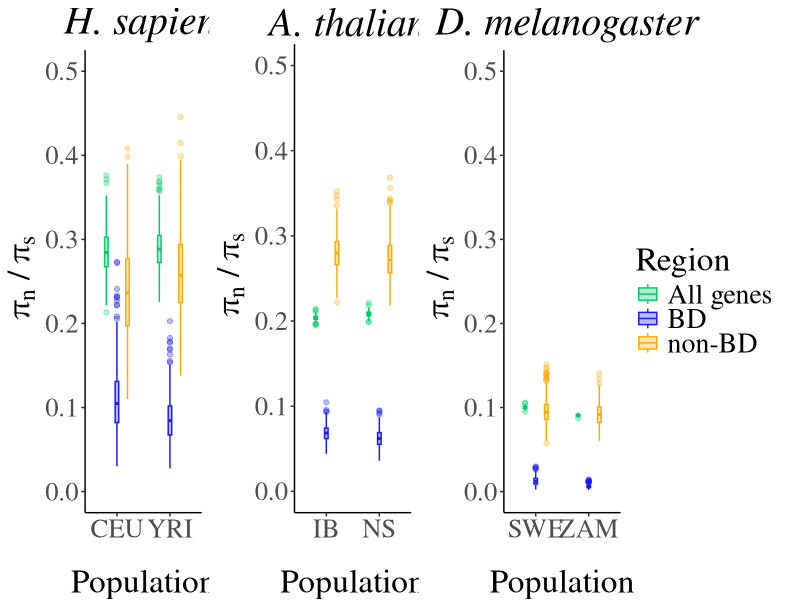
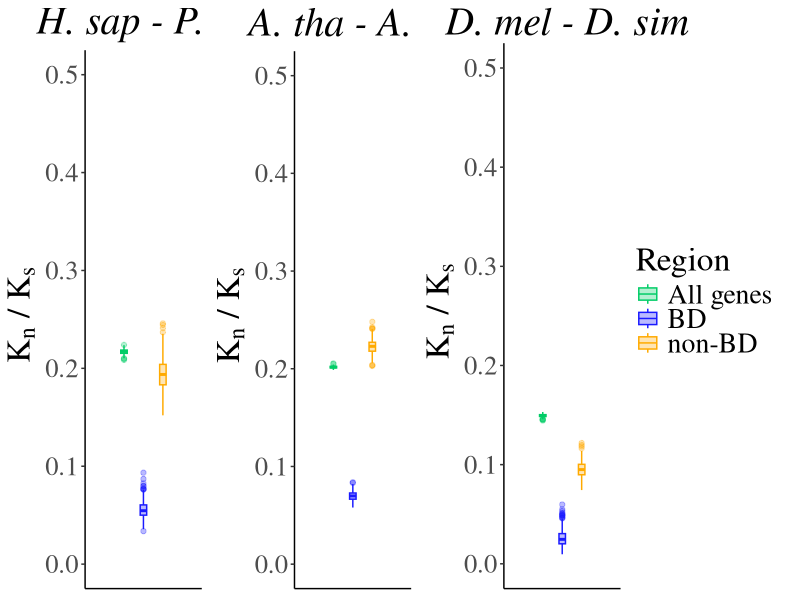
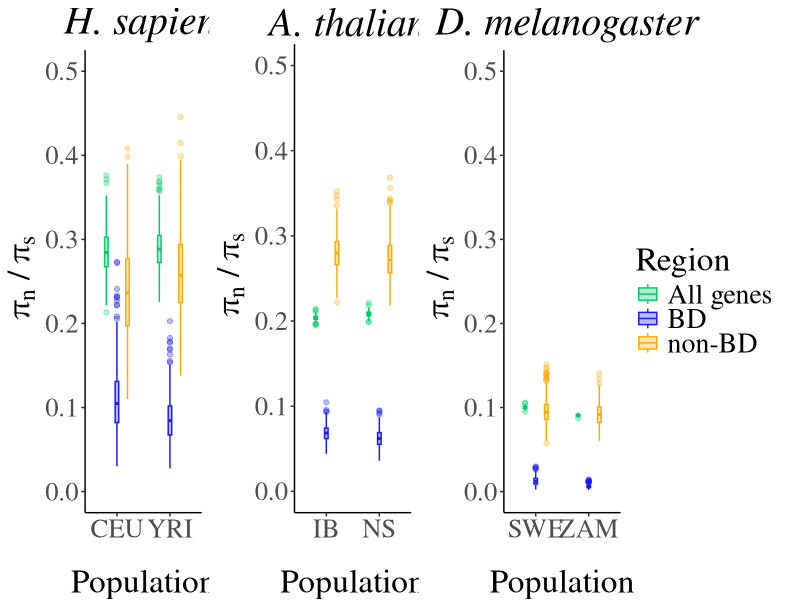
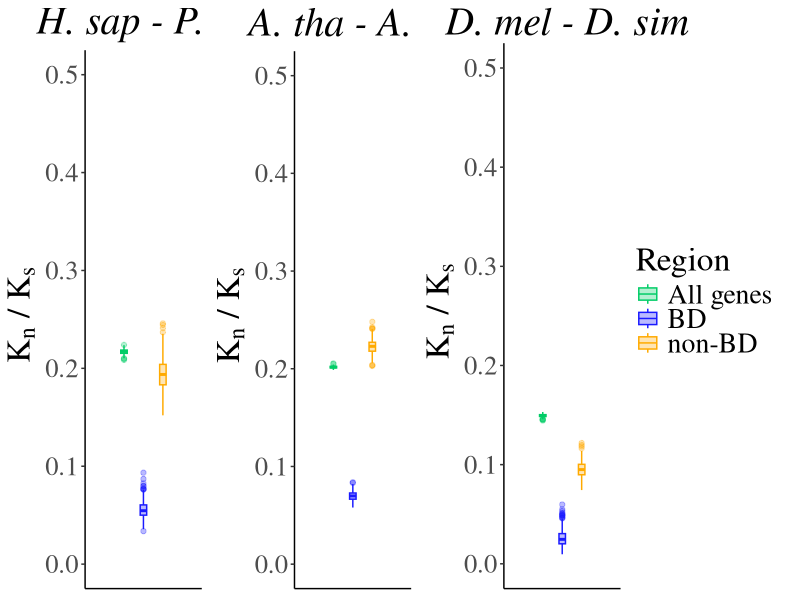

These charts were generated, in order, by the following R code: (Note: this script raises an error after producing the figures.)
#this script will construct CI around the estimates of pin_pis and Kn_Ks using bootstrapping
#we will use sample() function in R which will sample for 'x' number of times from the already exisiting observations

#for bootstrapping we will write a function which will do the following:
# 1. take as input - the REGION-specific pi_n and pi_s
# 2. using this input - perform 500 bootstrapping cycles (replace = TRUE), and for every cycle obtain a mean of the pi_n and pi_s
# 3. get n bootstrapped pi_n/pi_s by taking the ratio of the pi_n and pi_s - where 'n' is the number of observations
# 4. return the 500 values

#importing relevant packages
library(ggplot2)
library(ggpubr)
library(cowplot)
library(tidyverse)

#### run this part only once to produce the bootstraps ####

# #writing the function which will perform the bootstrapping for pin_pis
# bootstrap_pinpis = function(pi_n, pi_s){
#   
#   #declaring an empty dataframe to store the bootstrapped values
#   bs_pinpis = data.frame()
#   
#   #using a for loop to perform bootstrapping 500 times
#   for(counter in seq(0,499, by = 1)){
#     
#     #obtaining a mean of every bootstrap for pin and pis
#     pin = mean(sample(x = pi_n, size = length(pi_n), replace = TRUE))
#     pis = mean(sample(x = pi_s, size = length(pi_s), replace = TRUE))
#     
#     #writing to a table
#     df = data.frame(pin = pin, pis = pis, pin_pis = pin/pis)
#     
#     #merging the means
#     bs_pinpis = rbind(bs_pinpis, df)
#     
#   }
#   
#   #returning
#   return(bs_pinpis[,"pin_pis"])
#   
# }
# 
# #writing the function which will perform the bootstrapping for Kn_Ks
# bootstrap_knks = function(k_n, k_s){
#   
#   #declaring an empty dataframe to store the bootstrapped values
#   bs_knks = data.frame()
#   
#   #using a for loop to perform bootstrapping 500 times
#   for(counter in seq(0,499, by = 1)){
#     
#     #obtaining a mean of every bootstrap for pin and pis
#     kn = mean(sample(x = k_n, size = length(k_n), replace = TRUE))
#     ks = mean(sample(x = k_s, size = length(k_s), replace = TRUE))
#     
#     #writing to a table
#     df = data.frame(kn = kn, ks = ks, kn_ks = kn/ks)
#     
#     #merging the means
#     bs_knks = rbind(bs_knks, df)
#     
#   }
#   
#   #returning
#   return(bs_knks[,"kn_ks"])
#   
# }
# 
# 
# ##### Section 1 - importing the outputs from Alag and post-processing #####
# 
# #### !! 1. H. sapiens !!
# 
# #### pop YRI ##### 
# 
# ### Part 1  - listing output files for both regions
# domain_stats_files_yri = list.files(path = "/netscratch/dep_tsiantis/grp_laurent/joshi/TFBD_project_new/TFBD/hsap/YRI/", pattern = "poly_div_dnabd_nondnabd_batch_*", full.names = TRUE)
# cds_stats_files_yri = list.files(path = "/netscratch/dep_tsiantis/grp_laurent/joshi/TFBD_project_new/wga_rerun/wga_hsap_YRI/", pattern = "poly_div_gene_stats_*", full.names = TRUE)
# 
# ### Part 2 - aggregating all batch files
# ##domain - YRI
# poly_div_stats_domain_yri = lapply(domain_stats_files_yri, function(x){read.delim(x, sep = "\t")})
# poly_div_stats_domain_yri = do.call(rbind, poly_div_stats_domain_yri)
# poly_div_stats_domain_yri = unique(poly_div_stats_domain_yri) ## -- taking unique due to the nature of DNABD naming file - scope for improvement
# 
# ##WGA - YRI
# poly_div_stats_yri = lapply(cds_stats_files_yri, function(x){read.delim(x, sep = "\t")})
# poly_div_stats_yri = do.call(rbind, poly_div_stats_yri)
# poly_div_stats_yri = unique(poly_div_stats_yri) ## -- taking unique due to the nature of DNABD naming file - scope for improvement
# 
# #### pop CEU ####
# 
# ### Part 1 - listing output files for both regions
# cds_stats_files_ceu = list.files(path = "/netscratch/dep_tsiantis/grp_laurent/joshi/TFBD_project_new/wga_rerun/wga_hsap_CEU/", pattern = "poly_div_gene_stats_*", full.names = TRUE)
# domain_stats_files_ceu = list.files(path = "/netscratch/dep_tsiantis/grp_laurent/joshi/TFBD_project_new/TFBD/hsap/CEU/", pattern = "poly_div_dnabd_nondnabd_batch_*", full.names = TRUE)
# 
# ### Part 2 - aggregating all batch files
# ## domain - CEU
# poly_div_stats_domain_ceu = lapply(domain_stats_files_ceu, function(x){read.delim(x, sep = "\t")})
# poly_div_stats_domain_ceu = do.call(rbind, poly_div_stats_domain_ceu)
# poly_div_stats_domain_ceu = unique(poly_div_stats_domain_ceu) ## -- taking unique due to the nature of DNABD naming file - scope for improvement
# 
# ##WGA - CEU
# poly_div_stats_ceu = lapply(cds_stats_files_ceu, function(x){read.delim(x, sep = "\t")})
# poly_div_stats_ceu = do.call(rbind, poly_div_stats_ceu)
# poly_div_stats_ceu = unique(poly_div_stats_ceu) ## -- taking unique due to the nature of DNABD naming file - scope for improvement
# 
# #### pop CHS ####
# 
# ### Part 1 - listing output files for both regions
# cds_stats_files_chs = list.files(path = "/netscratch/dep_tsiantis/grp_laurent/joshi/TFBD_project_new/wga_rerun/wga_hsap_CHS/", pattern = "poly_div_gene_stats_*", full.names = TRUE)
# domain_stats_files_chs = list.files(path = "/netscratch/dep_tsiantis/grp_laurent/joshi/TFBD_project_new/TFBD/hsap/CHS/", pattern = "poly_div_dnabd_nondnabd_batch_*", full.names = TRUE)
# 
# ### Part 2 - aggregating all batch files
# ## domain - CHS
# poly_div_stats_domain_chs = lapply(domain_stats_files_chs, function(x){read.delim(x, sep = "\t")})
# poly_div_stats_domain_chs = do.call(rbind, poly_div_stats_domain_chs)
# poly_div_stats_domain_chs = unique(poly_div_stats_domain_chs) ## -- taking unique due to the nature of DNABD naming file - scope for improvement
# 
# ##WGA - CHS
# poly_div_stats_chs = lapply(cds_stats_files_chs, function(x){read.delim(x, sep = "\t")})
# poly_div_stats_chs = do.call(rbind, poly_div_stats_chs)
# poly_div_stats_chs = unique(poly_div_stats_chs) ## -- taking unique due to the nature of DNABD naming file - scope for improveme
# 
# #cleaning up  
# rm(domain_stats_files_ceu, domain_stats_files_chs, domain_stats_files_yri, cds_stats_files_ceu, cds_stats_files_chs, cds_stats_files_yri)
# 
# #### !! 2. A. thaliana !! 
# 
# #### pop IB ##### 
# 
# ### Part 1  - listing output files for both regions
# domain_stats_files_ib = list.files(path = "/netscratch/dep_tsiantis/grp_laurent/joshi/TFBD_project_new/TFBD/aratha/IB/", pattern = "poly_div_dnabd_nondnabd_batch_*", full.names = TRUE)
# cds_stats_files_ib = list.files(path = "/netscratch/dep_tsiantis/grp_laurent/joshi/TFBD_project_new/wga_rerun/wga_aratha_IB/", pattern = "poly_div_gene_stats_*", full.names = TRUE)
# 
# ### Part 2 - aggregating all batch files
# ##domain - IB
# poly_div_stats_domain_ib = lapply(domain_stats_files_ib, function(x){read.delim(x, sep = "\t")})
# poly_div_stats_domain_ib = do.call(rbind, poly_div_stats_domain_ib)
# poly_div_stats_domain_ib = unique(poly_div_stats_domain_ib) ## -- taking unique due to the nature of DNABD naming file - scope for improvement
# 
# #cds - IB
# poly_div_stats_ib = lapply(cds_stats_files_ib, function(x){read.delim(x, sep = "\t")})
# poly_div_stats_ib = do.call(rbind, poly_div_stats_ib)
# poly_div_stats_ib = unique(poly_div_stats_ib) ## -- taking unique due to the nature of DNABD naming file - scope for improvement
# 
# #### pop NS ####
# 
# ### Part 1 - listing output files for both regions
# domain_stats_files_ns = list.files(path = "/netscratch/dep_tsiantis/grp_laurent/joshi/TFBD_project_new/TFBD/aratha/NS/", pattern = "poly_div_dnabd_nondnabd_batch_*", full.names = TRUE)
# cds_stats_files_ns = list.files(path = "/netscratch/dep_tsiantis/grp_laurent/joshi/TFBD_project_new/wga_rerun/wga_aratha_NS/", pattern = "poly_div_gene_stats_*", full.names = TRUE)
# 
# ### Part 2 - aggregating all batch files
# ## domain - NS
# poly_div_stats_domain_ns = lapply(domain_stats_files_ns, function(x){read.delim(x, sep = "\t")})
# poly_div_stats_domain_ns = do.call(rbind, poly_div_stats_domain_ns)
# poly_div_stats_domain_ns = unique(poly_div_stats_domain_ns) ## -- taking unique due to the nature of DNABD naming file - scope for improvement
# 
# #cds - NS
# poly_div_stats_ns = lapply(cds_stats_files_ns, function(x){read.delim(x, sep = "\t")})
# poly_div_stats_ns = do.call(rbind, poly_div_stats_ns)
# poly_div_stats_ns = unique(poly_div_stats_ns) ## -- taking unique due to the nature of DNABD naming file - scope for improvement
# 
# #### pop CA ####
# 
# ### Part 1 - listing output files for both regions
# domain_stats_files_ca = list.files(path = "/netscratch/dep_tsiantis/grp_laurent/joshi/TFBD_project_new/TFBD/aratha/CA/", pattern = "poly_div_dnabd_nondnabd_batch_*", full.names = TRUE)
# cds_stats_files_ca = list.files(path = "/netscratch/dep_tsiantis/grp_laurent/joshi/TFBD_project_new/wga_rerun/wga_aratha_CA/", pattern = "poly_div_gene_stats_*", full.names = TRUE)
# 
# ### Part 2 - aggregating all batch files
# ## domain - CA
# poly_div_stats_domain_ca = lapply(domain_stats_files_ca, function(x){read.delim(x, sep = "\t")})
# poly_div_stats_domain_ca = do.call(rbind, poly_div_stats_domain_ca)
# poly_div_stats_domain_ca = unique(poly_div_stats_domain_ca) ## -- taking unique due to the nature of DNABD naming file - scope for improvement
# 
# #cds - CA
# poly_div_stats_ca = lapply(cds_stats_files_ca, function(x){read.delim(x, sep = "\t")})
# poly_div_stats_ca = do.call(rbind, poly_div_stats_ca)
# poly_div_stats_ca = unique(poly_div_stats_ca) ## -- taking unique due to the nature of DNABD naming file - scope for improvement
# 
# #cleaning up
# rm(cds_stats_files_ib, cds_stats_files_ca, cds_stats_files_ns, domain_stats_files_ca, domain_stats_files_ns, domain_stats_files_ib)
# 
# 
# #### !! 3. D. melanogaster !!
# 
# #### pop ZAM ##### 
# 
# ### Part 1  - listing output files for both regions
# domain_stats_files_zam = list.files(path = "/netscratch/dep_tsiantis/grp_laurent/joshi/TFBD_project_new/TFBD/dmel/ZAM/", pattern = "poly_div_dnabd_nondnabd_batch_*", full.names = TRUE)
# cds_stats_files_zam = list.files(path = "/netscratch/dep_tsiantis/grp_laurent/joshi/TFBD_project_new/wga_rerun/wga_dmel_ZAM/", pattern = "poly_div_gene_*", full.names = TRUE)
# 
# ### Part 2 - aggregating all batch files
# ##domain - ZAM
# poly_div_stats_domain_zam = lapply(domain_stats_files_zam, function(x){read.delim(x, sep = "\t")})
# poly_div_stats_domain_zam = do.call(rbind, poly_div_stats_domain_zam)
# poly_div_stats_domain_zam = unique(poly_div_stats_domain_zam) ## -- taking unique due to the nature of DNABD naming file - scope for improvement
# 
# ##WGA - ZAM
# poly_div_stats_zam = lapply(cds_stats_files_zam, function(x){read.delim(x, sep = "\t")})
# poly_div_stats_zam = do.call(rbind, poly_div_stats_zam)
# poly_div_stats_zam = unique(poly_div_stats_zam) ## -- taking unique due to the nature of DNABD naming file - scope for improvement
# 
# #### pop SWE ####
# 
# ### Part 1 - listing output files for both regions
# domain_stats_files_swe = list.files(path = "/netscratch/dep_tsiantis/grp_laurent/joshi/TFBD_project_new/TFBD/dmel/SWE/", pattern = "poly_div_dnabd_nondnabd_batch_*", full.names = TRUE)
# cds_stats_files_swe = list.files(path = "/netscratch/dep_tsiantis/grp_laurent/joshi/TFBD_project_new/wga_rerun/wga_dmel_SWE/", pattern = "poly_div_gene_*", full.names = TRUE)
# 
# ### Part 2 - aggregating all batch files
# ## domain - NS
# poly_div_stats_domain_swe = lapply(domain_stats_files_swe, function(x){read.delim(x, sep = "\t")})
# poly_div_stats_domain_swe = do.call(rbind, poly_div_stats_domain_swe)
# poly_div_stats_domain_swe = unique(poly_div_stats_domain_swe) ## -- taking unique due to the nature of DNABD naming file - scope for improvement
# 
# ##WGA - SWE
# poly_div_stats_swe = lapply(cds_stats_files_swe, function(x){read.delim(x, sep = "\t")})
# poly_div_stats_swe = do.call(rbind, poly_div_stats_swe)
# poly_div_stats_swe = unique(poly_div_stats_swe) ## -- taking unique due to the nature of DNABD naming file - scope for improvement
# 
# #cleaning up
# rm(cds_stats_files_swe, cds_stats_files_zam, domain_stats_files_swe, domain_stats_files_zam)

# ##### Section 2 - calculating BS intervals and plotting #####
# 
# ###### pin_pis ######
# 
# ## 1. H. sapiens
# 
# ##pop - YRI
# yri_cds_pinpis = data.frame(pin_pis = bootstrap_pinpis(pi_n = poly_div_stats_yri$pi_nonsyn, pi_s = poly_div_stats_yri$pi_syn), region = "WGS", pop = "YRI", species = "H. sapiens")
# yri_dnabd_pinpis = data.frame(pin_pis = bootstrap_pinpis(pi_n = poly_div_stats_domain_yri$pi_nonsyn_dnabd, pi_s = poly_div_stats_domain_yri$pi_syn_dnabd), region = "DNABD", pop = "YRI", species = "H. sapiens")
# yri_nondnabd_pinpis = data.frame(pin_pis = bootstrap_pinpis(pi_n = poly_div_stats_domain_yri$pi_nonsyn_nondnabd, pi_s = poly_div_stats_domain_yri$pi_syn_nondnabd), region = "non-DNABD", pop = "YRI", species = "H. sapiens")
# 
# ##pop - CEU
# ceu_cds_pinpis = data.frame(pin_pis = bootstrap_pinpis(pi_n = poly_div_stats_ceu$pi_nonsyn, pi_s = poly_div_stats_ceu$pi_syn), region = "WGS", pop = "CEU", species = "H. sapiens")
# ceu_dnabd_pinpis = data.frame(pin_pis = bootstrap_pinpis(pi_n = poly_div_stats_domain_ceu$pi_nonsyn_dnabd, pi_s = poly_div_stats_domain_ceu$pi_syn_dnabd), region = "DNABD", pop = "CEU", species = "H. sapiens")
# ceu_nondnabd_pinpis = data.frame(pin_pis = bootstrap_pinpis(pi_n = poly_div_stats_domain_ceu$pi_nonsyn_nondnabd, pi_s = poly_div_stats_domain_ceu$pi_syn_nondnabd), region = "non-DNABD", pop = "CEU", species = "H. sapiens")
# 
# ##pop - CHS
# chs_cds_pinpis = data.frame(pin_pis = bootstrap_pinpis(pi_n = poly_div_stats_chs$pi_nonsyn, pi_s = poly_div_stats_chs$pi_syn), region = "WGS", pop = "CHS", species = "H. sapiens")
# chs_dnabd_pinpis = data.frame(pin_pis = bootstrap_pinpis(pi_n = poly_div_stats_domain_chs$pi_nonsyn_dnabd, pi_s = poly_div_stats_domain_chs$pi_syn_dnabd), region = "DNABD", pop = "CHS", species = "H. sapiens")
# chs_nondnabd_pinpis = data.frame(pin_pis = bootstrap_pinpis(pi_n = poly_div_stats_domain_chs$pi_nonsyn_nondnabd, pi_s = poly_div_stats_domain_chs$pi_syn_nondnabd), region = "non-DNABD", pop = "CHS", species = "H. sapiens")
# 
# 
# ## 2. A. thaliana
# 
# ##pop - IB
# ib_cds_pinpis = data.frame(pin_pis = bootstrap_pinpis(pi_n = poly_div_stats_ib$pi_nonsyn, pi_s = poly_div_stats_ib$pi_syn), region = "WGS", pop = "IB", species = "A. thaliana")
# ib_dnabd_pinpis = data.frame(pin_pis = bootstrap_pinpis(pi_n = poly_div_stats_domain_ib$pi_nonsyn_dnabd, pi_s = poly_div_stats_domain_ib$pi_syn_dnabd), region = "DNABD", pop = "IB", species = "A. thaliana")
# ib_nondnabd_pinpis = data.frame(pin_pis = bootstrap_pinpis(pi_n = poly_div_stats_domain_ib$pi_nonsyn_nondnabd, pi_s = poly_div_stats_domain_ib$pi_syn_nondnabd), region = "non-DNABD", pop = "IB", species = "A. thaliana")
# 
# ##pop - NS
# ns_cds_pinpis = data.frame(pin_pis = bootstrap_pinpis(pi_n = poly_div_stats_ns$pi_nonsyn, pi_s = poly_div_stats_ns$pi_syn), region = "WGS", pop = "NS", species = "A. thaliana")
# ns_dnabd_pinpis = data.frame(pin_pis = bootstrap_pinpis(pi_n = poly_div_stats_domain_ns$pi_nonsyn_dnabd, pi_s = poly_div_stats_domain_ns$pi_syn_dnabd), region = "DNABD", pop = "NS", species = "A. thaliana")
# ns_nondnabd_pinpis = data.frame(pin_pis = bootstrap_pinpis(pi_n = poly_div_stats_domain_ns$pi_nonsyn_nondnabd, pi_s = poly_div_stats_domain_ns$pi_syn_nondnabd), region = "non-DNABD", pop = "NS", species = "A. thaliana")
# 
# ##pop - CA
# ca_cds_pinpis = data.frame(pin_pis = bootstrap_pinpis(pi_n = poly_div_stats_ca$pi_nonsyn, pi_s = poly_div_stats_ca$pi_syn), region = "WGS", pop = "CA", species = "A. thaliana")
# ca_dnabd_pinpis = data.frame(pin_pis = bootstrap_pinpis(pi_n = poly_div_stats_domain_ca$pi_nonsyn_dnabd, pi_s = poly_div_stats_domain_ca$pi_syn_dnabd), region = "DNABD", pop = "CA", species = "A. thaliana")
# ca_nondnabd_pinpis = data.frame(pin_pis = bootstrap_pinpis(pi_n = poly_div_stats_domain_ca$pi_nonsyn_nondnabd, pi_s = poly_div_stats_domain_ca$pi_syn_nondnabd), region = "non-DNABD", pop = "CA", species = "A. thaliana")
# 
# 
# ## 3. D. melanogaster
# 
# ##pop - ZAM
# zam_cds_pinpis = data.frame(pin_pis = bootstrap_pinpis(pi_n = poly_div_stats_zam$pi_nonsyn, pi_s = poly_div_stats_zam$pi_syn), region = "WGS", pop = "ZAM", species = "D. melanogaster")
# zam_dnabd_pinpis = data.frame(pin_pis = bootstrap_pinpis(pi_n = poly_div_stats_domain_zam$pi_nonsyn_dnabd, pi_s = poly_div_stats_domain_zam$pi_syn_dnabd), region = "DNABD", pop = "ZAM", species = "D. melanogaster")
# zam_nondnabd_pinpis = data.frame(pin_pis = bootstrap_pinpis(pi_n = poly_div_stats_domain_zam$pi_nonsyn_nondnabd, pi_s = poly_div_stats_domain_zam$pi_syn_nondnabd), region = "non-DNABD", pop = "ZAM", species = "D. melanogaster")
# 
# ##pop - SWE
# swe_cds_pinpis = data.frame(pin_pis = bootstrap_pinpis(pi_n = poly_div_stats_swe$pi_nonsyn, pi_s = poly_div_stats_swe$pi_syn), region = "WGS", pop = "SWE", species = "D. melanogaster")
# swe_dnabd_pinpis = data.frame(pin_pis = bootstrap_pinpis(pi_n = poly_div_stats_domain_swe$pi_nonsyn_dnabd, pi_s = poly_div_stats_domain_swe$pi_syn_dnabd), region = "DNABD", pop = "SWE", species = "D. melanogaster")
# swe_nondnabd_pinpis = data.frame(pin_pis = bootstrap_pinpis(pi_n = poly_div_stats_domain_swe$pi_nonsyn_nondnabd, pi_s = poly_div_stats_domain_swe$pi_syn_nondnabd), region = "non-DNABD", pop = "SWE", species = "D. melanogaster")
# 
# 
# ### !! merging all stats together
# pin_pis_stats = rbind(yri_cds_pinpis, yri_dnabd_pinpis, yri_nondnabd_pinpis, ceu_cds_pinpis, ceu_dnabd_pinpis, ceu_nondnabd_pinpis, chs_cds_pinpis, chs_dnabd_pinpis, chs_nondnabd_pinpis,
#                       ib_cds_pinpis, ib_dnabd_pinpis, ib_nondnabd_pinpis, ns_cds_pinpis, ns_dnabd_pinpis, ns_nondnabd_pinpis, ca_cds_pinpis, ca_dnabd_pinpis, ca_nondnabd_pinpis, 
#                       zam_cds_pinpis, zam_dnabd_pinpis, zam_nondnabd_pinpis, swe_cds_pinpis, swe_dnabd_pinpis, swe_nondnabd_pinpis)
# 
# 
# #preparing to plot
# hsap = ggplot(data = pin_pis_stats[pin_pis_stats$species == "H. sapiens",], aes(x = pop, y = pin_pis, col = region, fill = region)) +
#   geom_boxplot(width = 0.2, show.legend = TRUE, alpha = 0.3, position = position_dodge(width = 0.6)) + ggtitle(expression(~italic("H. sapiens"))) + scale_y_continuous(breaks = seq(0,0.4,by=0.05), limits = c(0,0.4))+
#   xlab("Population") + ylab(bquote(~"\u03C0"[n]~"/"~"\u03C0"[s]))+ scale_colour_manual("Regions", values = c("DNABD" = "#1a1aff", "non-DNABD" = "#ffaa00", "WGS" = "#00cc66"))+
#   scale_fill_manual("Regions", values = c("DNABD" = "#1a1aff", "non-DNABD" = "#ffaa00", "WGS" = "#00cc66"))+
#   theme_bw()+theme(plot.title = element_text(hjust = 0.5), text = element_text(family = "times", size = 12))
# 
# aratha = ggplot(data = pin_pis_stats[pin_pis_stats$species == "A. thaliana",], aes(x = pop, y = pin_pis, col = region, fill = region)) +
#   geom_boxplot(width = 0.2, show.legend = TRUE, alpha = 0.3, position = position_dodge(width = 0.6)) + ggtitle(expression(~italic("A. thaliana"))) + scale_y_continuous(breaks = seq(0,0.4,by=0.05), limits = c(0,0.4))+
#   xlab("Population") + ylab(bquote(~"\u03C0"[n]~"/"~"\u03C0"[s]))+ scale_colour_manual("Regions", values = c("DNABD" = "#1a1aff", "non-DNABD" = "#ffaa00", "WGS" = "#00cc66"))+
#   scale_fill_manual("Regions", values = c("DNABD" = "#1a1aff", "non-DNABD" = "#ffaa00", "WGS" = "#00cc66"))+
#   theme_bw()+theme(plot.title = element_text(hjust = 0.5), text = element_text(family = "times", size = 12))
# 
# dmel = ggplot(data = pin_pis_stats[pin_pis_stats$species == "D. melanogaster",], aes(x = pop, y = pin_pis, col = region, fill = region)) +
#   geom_boxplot(width = 0.2, show.legend = TRUE, alpha = 0.3, position = position_dodge(width = 0.6)) + ggtitle(expression(~italic("D. melanogaster"))) + scale_y_continuous(breaks = seq(0,0.4,by=0.05), limits = c(0,0.4))+
#   xlab("Population") + ylab(bquote(~"\u03C0"[n]~"/"~"\u03C0"[s]))+ scale_colour_manual("Regions", values = c("DNABD" = "#1a1aff", "non-DNABD" = "#ffaa00", "WGS" = "#00cc66"))+
#   scale_fill_manual("Regions", values = c("DNABD" = "#1a1aff", "non-DNABD" = "#ffaa00", "WGS" = "#00cc66"))+
#   theme_bw()+theme(plot.title = element_text(hjust = 0.5), text = element_text(family = "times", size = 12))
# 
# 
# #arranging the plots and saving
# ggarrange(hsap, aratha, dmel, nrow = 1, common.legend = TRUE, legend = "bottom")
# ggsave(filename = "bootstrap_pinpis_allspecies.png", device = "png", dpi = 300, width = 8, height = 8)
# 
# 
# ###
# 
# 
# ###### Kn_Ks ######
# 
# ## 1. H. sapiens
# yri_cds_knks = data.frame(kn_ks = bootstrap_knks(k_n = poly_div_stats_yri$div_nonsyn, k_s = poly_div_stats_yri$div_syn), region = "WGS", pop = "YRI", species = "H. sapiens")
# yri_dnabd_knks = data.frame(kn_ks = bootstrap_knks(k_n = poly_div_stats_domain_yri$dnabd_div_nonsyn, k_s = poly_div_stats_domain_yri$dnabd_div_syn), region = "DNABD", pop = "YRI", species = "H. sapiens")
# yri_nondnabd_knks = data.frame(kn_ks = bootstrap_knks(k_n = poly_div_stats_domain_yri$nondnabd_div_nonsyn, k_s = poly_div_stats_domain_yri$nondnabd_div_syn), region = "non-DNABD", pop = "YRI", species = "H. sapiens")
# 
# ## 2. A. thaliana
# 
# ##pop - IB
# ib_cds_knks = data.frame(kn_ks = bootstrap_knks(k_n = poly_div_stats_ib$div_nonsyn, k_s = poly_div_stats_ib$div_syn), region = "WGS", pop = "IB", species = "A. thaliana")
# ib_dnabd_knks = data.frame(kn_ks = bootstrap_knks(k_n = poly_div_stats_domain_ib$dnabd_div_nonsyn, k_s = poly_div_stats_domain_ib$dnabd_div_syn), region = "DNABD", pop = "IB", species = "A. thaliana")
# ib_nondnabd_knks = data.frame(kn_ks = bootstrap_knks(k_n = poly_div_stats_domain_ib$nondnabd_div_nonsyn, k_s = poly_div_stats_domain_ib$nondnabd_div_syn), region = "non-DNABD", pop = "IB", species = "A. thaliana")
# 
# ## 3. D. melanogaster
# 
# ##pop - ZAM
# zam_cds_knks = data.frame(kn_ks = bootstrap_knks(k_n = poly_div_stats_zam$div_nonsyn, k_s = poly_div_stats_zam$div_syn), region = "WGS", pop = "ZAM", species = "D. melanogaster")
# zam_dnabd_knks = data.frame(kn_ks = bootstrap_knks(k_n = poly_div_stats_domain_zam$dnabd_div_nonsyn, k_s = poly_div_stats_domain_zam$dnabd_div_syn), region = "DNABD", pop = "ZAM", species = "D. melanogaster")
# zam_nondnabd_knks = data.frame(kn_ks = bootstrap_knks(k_n = poly_div_stats_domain_zam$nondnabd_div_nonsyn, k_s = poly_div_stats_domain_zam$nondnabd_div_syn), region = "non-DNABD", pop = "ZAM", species = "D. melanogaster")
# 
# 
# ##!! merging all stats together
# kn_ks_stats = rbind(yri_cds_knks, yri_dnabd_knks, yri_nondnabd_knks, ib_cds_knks, ib_dnabd_knks, ib_nondnabd_knks, zam_cds_knks, zam_dnabd_knks, zam_nondnabd_knks)
# 
# #preparing to plot
# hsap_knks = ggplot(data = kn_ks_stats[kn_ks_stats$species == "H. sapiens",], mapping = aes(x = pop, y = kn_ks, col = region, fill = region)) +
#   geom_boxplot(width = 0.2, show.legend = TRUE, alpha = 0.3, position = position_dodge(width = 0.6)) + ggtitle(expression(~italic("H. sapiens"))) + scale_y_continuous(breaks = seq(0,0.3,by=0.05), limits = c(0,0.3))+
#   ylab(bquote(~"K"[n]~"/"~"K"[s]))+ scale_colour_manual("Regions", values = c("DNABD" = "#1a1aff", "non-DNABD" = "#ffaa00", "WGS" = "#00cc66"))+
#   scale_fill_manual("Regions", values = c("DNABD" = "#1a1aff", "non-DNABD" = "#ffaa00", "WGS" = "#00cc66"))+
#   theme_bw()+theme(plot.title = element_text(hjust = 0.5), text = element_text(family = "times", size = 12), axis.ticks.x = element_blank(), axis.title.x = element_blank(), axis.text.x = element_blank())
# 
# aratha_knks = ggplot(data = kn_ks_stats[kn_ks_stats$species == "A. thaliana",], mapping = aes(x = pop, y = kn_ks, col = region, fill = region)) +
#   geom_boxplot(width = 0.2, show.legend = TRUE, alpha = 0.3, position = position_dodge(width = 0.6)) + ggtitle(expression(~italic("A. thaliana"))) + scale_y_continuous(breaks = seq(0,0.3,by=0.05), limits = c(0,0.3))+
#   ylab(bquote(~"K"[n]~"/"~"K"[s]))+ scale_colour_manual("Regions", values = c("DNABD" = "#1a1aff", "non-DNABD" = "#ffaa00", "WGS" = "#00cc66"))+
#   scale_fill_manual("Regions",values = c("DNABD" = "#1a1aff", "non-DNABD" = "#ffaa00", "WGS" = "#00cc66"))+
#   theme_bw()+theme(plot.title = element_text(hjust = 0.5), text = element_text(family = "times", size = 12), axis.ticks.x = element_blank(), axis.title.x = element_blank(), axis.text.x = element_blank())
# 
# dmel_knks = ggplot(data = kn_ks_stats[kn_ks_stats$species == "D. melanogaster",], mapping = aes(x = pop, y = kn_ks, col = region, fill = region)) +
#   geom_boxplot(width = 0.2, show.legend = TRUE, alpha = 0.3, position = position_dodge(width = 0.6)) + ggtitle(expression(~italic("D. melanogaster"))) + scale_y_continuous(breaks = seq(0,0.3,by=0.05), limits = c(0,0.3))+
#   ylab(bquote(~"K"[n]~"/"~"K"[s]))+ scale_colour_manual("Regions", values = c("DNABD" = "#1a1aff", "non-DNABD" = "#ffaa00", "WGS" = "#00cc66"))+
#   scale_fill_manual("Regions",values = c("DNABD" = "#1a1aff", "non-DNABD" = "#ffaa00", "WGS" = "#00cc66"))+
#   theme_bw()+theme(plot.title = element_text(hjust = 0.5), text = element_text(family = "times", size = 12), axis.ticks.x = element_blank(), axis.title.x = element_blank(), axis.text.x = element_blank())
# 
# ggarrange(hsap_knks, aratha_knks, dmel_knks, nrow = 1, common.legend = TRUE, legend = "bottom")
# ggsave(filename = "bootstrap_knks_allspecies.png", device = "png", dpi = 300, width = 8, height = 8)

#### loading directly the bootstraps if exisiting ####

#loading the pre-written files
pinpis_stats = read.delim(file = "pinpis_stats_allspecies_500bs.txt", sep = "\t", header = TRUE)
knks_stats = read.delim(file = "knks_stats_allspecies_500bs.txt", sep = "\t", header = TRUE)

#!for the TFBD manuscript - skipping the CHS and CA populations from humans and thaliana respectively
pinpis_stats = pinpis_stats[!pinpis_stats$pop %in% c("CHS", "CA"),]

#setting region names - pinpis
pinpis_stats$region[pinpis_stats$region == "DNABD"] = "BD"
pinpis_stats$region[pinpis_stats$region == "non-DNABD"] = "non-BD"
pinpis_stats$region[pinpis_stats$region == "WGS"] = "All genes"

#setting region names - knks
knks_stats$region[knks_stats$region == "DNABD"] = "BD"
knks_stats$region[knks_stats$region == "non-DNABD"] = "non-BD"
knks_stats$region[knks_stats$region == "WGS"] = "All genes"

#### making plots with the pre-written data ####

###pinpis plots
#hsap
hsap = ggplot(data = pinpis_stats[pinpis_stats$species == "H. sapiens",], mapping = aes(x = pop, y = pin_pis, col = region, fill = region))+
  geom_boxplot(width = 0.2, show.legend = TRUE, alpha = 0.3, position = position_dodge(width = 0.6))+
  xlab("Population")+ylab(bquote(~"\u03C0"[n]~"/"~"\u03C0"[s]))+scale_colour_manual("Region", values = c("BD" = "#1a1aff", "non-BD" = "#ffaa00", "All genes" = "#00cc66"))+
  ggtitle(expression(~italic("H. sapiens"))) +scale_y_continuous(breaks = seq(0, 0.5, by = 0.1), limits = c(0,0.5))+ 
  scale_fill_manual("Region", values = c("BD" = "#1a1aff", "non-BD" = "#ffaa00", "All genes" = "#00cc66"))+
  theme_classic()+theme(plot.title = element_text(hjust = 0.5), text = element_text(family = "times", size = 24), 
                        legend.text = element_text(family = "times", size = 20), legend.title = element_text(family = "times", size = 24), 
                        axis.title.x = element_text(margin = margin(t = 20)))

#aratha
aratha = ggplot(data = pinpis_stats[pinpis_stats$species == "A. thaliana",], mapping = aes(x = pop, y = pin_pis, col = region, fill = region))+
  geom_boxplot(width = 0.2, show.legend = TRUE, alpha = 0.3, position = position_dodge(width = 0.6))+
  xlab("Population")+ylab(bquote(~"\u03C0"[n]~"/"~"\u03C0"[s]))+scale_colour_manual("Region", values = c("BD" = "#1a1aff", "non-BD" = "#ffaa00", "All genes" = "#00cc66"))+
  ggtitle(expression(~italic("A. thaliana"))) +scale_y_continuous(breaks = seq(0, 0.5, by = 0.1), limits = c(0,0.5))+ 
  scale_fill_manual("Region", values = c("BD" = "#1a1aff", "non-BD" = "#ffaa00", "All genes" = "#00cc66"))+
  theme_classic()+theme(plot.title = element_text(hjust = 0.5), text = element_text(family = "times", size = 24), 
                        legend.text = element_text(family = "times", size = 20), legend.title = element_text(family = "times", size = 24), 
                        axis.title.x = element_text(margin = margin(t = 20)))

#dmel
dmel = ggplot(data = pinpis_stats[pinpis_stats$species == "D. melanogaster",], mapping = aes(x = pop, y = pin_pis, col = region, fill = region))+
  geom_boxplot(width = 0.2, show.legend = TRUE, alpha = 0.3, position = position_dodge(width = 0.6))+
  xlab("Population")+ylab(bquote(~"\u03C0"[n]~"/"~"\u03C0"[s]))+scale_colour_manual("Region", values = c("BD" = "#1a1aff", "non-BD" = "#ffaa00", "All genes" = "#00cc66"))+
  ggtitle(expression(~italic("D. melanogaster"))) +scale_y_continuous(breaks = seq(0, 0.5, by = 0.1), limits = c(0,0.5))+ 
  scale_fill_manual("Region", values = c("BD" = "#1a1aff", "non-BD" = "#ffaa00", "All genes" = "#00cc66"))+
  theme_classic()+theme(plot.title = element_text(hjust = 0.5), text = element_text(family = "times", size = 24), 
                        legend.text = element_text(family = "times", size = 20), legend.title = element_text(family = "times", size = 24), 
                        axis.title.x = element_text(margin = margin(t = 20)))

#arranging the plots
ggarrange(hsap, aratha, dmel, nrow = 1, common.legend = TRUE, legend = "right")

#saving the file
ggsave("pinpis_bootstraps_coding.tiff",device = "tiff", dpi = 300, width = 15, height = 12)

###knks plots
#hsap
hsap = ggplot(data = knks_stats[knks_stats$species == "H. sapiens",], mapping = aes(x = pop, y = kn_ks, col = region, fill = region))+
  geom_boxplot(width = 0.2, show.legend = TRUE, alpha = 0.3, position = position_dodge(width = 0.6))+
  xlab("Population")+ylab(bquote(~"K"[n]~"/"~"K"[s]))+scale_colour_manual("Region", values = c("BD" = "#1a1aff", "non-BD" = "#ffaa00", "All genes" = "#00cc66"))+
  ggtitle(expression(~italic("H. sap - P. tro"))) +scale_y_continuous(breaks = seq(0, 0.5, by = 0.1), limits = c(0,0.5))+ 
  scale_fill_manual("Region", values = c("BD" = "#1a1aff", "non-BD" = "#ffaa00", "All genes" = "#00cc66"))+
  theme_classic()+theme(plot.title = element_text(hjust = 0.5), text = element_text(family = "times", size = 24), 
                        legend.text = element_text(family = "times", size = 20), legend.title = element_text(family = "times", size = 24), 
                        axis.title.x = element_blank(), axis.text.x = element_blank(), axis.ticks.x = element_blank())

#aratha
aratha = ggplot(data = knks_stats[knks_stats$species == "A. thaliana",], mapping = aes(x = pop, y = kn_ks, col = region, fill = region))+
  geom_boxplot(width = 0.2, show.legend = TRUE, alpha = 0.3, position = position_dodge(width = 0.6))+
  xlab("Population")+ylab(bquote(~"K"[n]~"/"~"K"[s]))+scale_colour_manual("Region", values = c("BD" = "#1a1aff", "non-BD" = "#ffaa00", "All genes" = "#00cc66"))+
  ggtitle(expression(~italic("A. tha - A. lyr"))) +scale_y_continuous(breaks = seq(0, 0.5, by = 0.1), limits = c(0,0.5))+ 
  scale_fill_manual("Region", values = c("BD" = "#1a1aff", "non-BD" = "#ffaa00", "All genes" = "#00cc66"))+
  theme_classic()+theme(plot.title = element_text(hjust = 0.5), text = element_text(family = "times", size = 24), 
                        legend.text = element_text(family = "times", size = 20), legend.title = element_text(family = "times", size = 24), 
                        axis.title.x = element_blank(), axis.text.x = element_blank(), axis.ticks.x = element_blank())

#dmel
dmel =ggplot(data = knks_stats[knks_stats$species == "D. melanogaster",], mapping = aes(x = pop, y = kn_ks, col = region, fill = region))+
  geom_boxplot(width = 0.2, show.legend = TRUE, alpha = 0.3, position = position_dodge(width = 0.6))+
  xlab("Population")+ylab(bquote(~"K"[n]~"/"~"K"[s]))+scale_colour_manual("Region", values = c("BD" = "#1a1aff", "non-BD" = "#ffaa00", "All genes" = "#00cc66"))+
  ggtitle(expression(~italic("D. mel - D. sim"))) +scale_y_continuous(breaks = seq(0, 0.5, by = 0.1), limits = c(0,0.5))+ 
  scale_fill_manual("Region", values = c("BD" = "#1a1aff", "non-BD" = "#ffaa00", "All genes" = "#00cc66"))+
  theme_classic()+theme(plot.title = element_text(hjust = 0.5), text = element_text(family = "times", size = 24), 
                        legend.text = element_text(family = "times", size = 20), legend.title = element_text(family = "times", size = 24), 
                        axis.title.x = element_blank(), axis.text.x = element_blank(), axis.ticks.x = element_blank())

#arranging the plots
ggarrange(hsap, aratha, dmel, nrow = 1, common.legend = TRUE, legend = "right")

#saving the file
ggsave("knks_bootstraps_coding.tiff",device = "tiff", dpi = 300, width = 15, height = 12)



###### Section 3 - calculating the significance between sets using Welch's t-test ######

# #writing the files containing the pinpis and KnKs stats
# write.table(x = pin_pis_stats, file = "pinpis_stats_allspecies_500bs.txt", row.names = FALSE, col.names = TRUE, sep = "\t", quote = FALSE)
# write.table(x = kn_ks_stats, file = "knks_stats_allspecies_500bs.txt", row.names = FALSE, col.names = TRUE, sep = "\t", quote = FALSE)
  

#reading the outputs from previous sections to perform significance tests 
knks_stats = read.delim(file = "knks_stats_allspecies_500bs.txt", header = TRUE, sep = "\t")
pin_pis_stats = read.delim(file = "pinpis_stats_allspecies_500bs.txt", header = TRUE, sep = "\t")

## here we will use Welch's t-test - which compares the differences in means of tow distributions, in contrast to student's t-test, Welch's t-test allows
## for differences in sample sizes and variances between two distributions
## the significance tests will always be DNABD vs non-DNABD and WGS for a species/population of species
## we will use the built-in t.test function in R - note - to perform standard t test use var.equal = TRUE and to perform Welch's t-test use var.equal = FALSE


#### pinpis significance tests

## !! 1. H. sapiens
hsap_pinpis = pin_pis_stats[pin_pis_stats$species == "H. sapiens",]

## pop-YRI
t.test(hsap_pinpis$pin_pis[hsap_pinpis$region == "DNABD" & hsap_pinpis$pop == "YRI"], 
       hsap_pinpis$pin_pis[hsap_pinpis$region == "non-DNABD" & hsap_pinpis$pop == "YRI"], var.equal = FALSE)
t.test(hsap_pinpis$pin_pis[hsap_pinpis$region == "DNABD" & hsap_pinpis$pop == "YRI"], 
       hsap_pinpis$pin_pis[hsap_pinpis$region == "WGS" & hsap_pinpis$pop == "YRI"], var.equal = FALSE)

## pop-CEU
t.test(hsap_pinpis$pin_pis[hsap_pinpis$region == "DNABD" & hsap_pinpis$pop == "CEU"], 
       hsap_pinpis$pin_pis[hsap_pinpis$region == "non-DNABD" & hsap_pinpis$pop == "CEU"], var.equal = FALSE)
t.test(hsap_pinpis$pin_pis[hsap_pinpis$region == "DNABD" & hsap_pinpis$pop == "CEU"], 
       hsap_pinpis$pin_pis[hsap_pinpis$region == "WGS" & hsap_pinpis$pop == "CEU"], var.equal = FALSE)

## pop-CHS
t.test(hsap_pinpis$pin_pis[hsap_pinpis$region == "DNABD" & hsap_pinpis$pop == "CHS"], 
       hsap_pinpis$pin_pis[hsap_pinpis$region == "non-DNABD" & hsap_pinpis$pop == "CHS"], var.equal = FALSE)
t.test(hsap_pinpis$pin_pis[hsap_pinpis$region == "DNABD" & hsap_pinpis$pop == "CHS"], 
       hsap_pinpis$pin_pis[hsap_pinpis$region == "WGS" & hsap_pinpis$pop == "CHS"], var.equal = FALSE)


## !! 2. A. thaliana
aratha_pinpis = pin_pis_stats[pin_pis_stats$species == "A. thaliana",]

## pop-IB
t.test(aratha_pinpis$pin_pis[aratha_pinpis$region == "DNABD" & aratha_pinpis$pop == "IB"], 
       aratha_pinpis$pin_pis[aratha_pinpis$region == "non-DNABD" & aratha_pinpis$pop == "IB"], var.equal = FALSE)
t.test(aratha_pinpis$pin_pis[aratha_pinpis$region == "DNABD" & aratha_pinpis$pop == "IB"], 
       aratha_pinpis$pin_pis[aratha_pinpis$region == "WGS" & aratha_pinpis$pop == "IB"], var.equal = FALSE)

## pop-NS
t.test(aratha_pinpis$pin_pis[aratha_pinpis$region == "DNABD" & aratha_pinpis$pop == "NS"], 
       aratha_pinpis$pin_pis[aratha_pinpis$region == "non-DNABD" & aratha_pinpis$pop == "NS"], var.equal = FALSE)
t.test(aratha_pinpis$pin_pis[aratha_pinpis$region == "DNABD" & aratha_pinpis$pop == "NS"], 
       aratha_pinpis$pin_pis[aratha_pinpis$region == "WGS" & aratha_pinpis$pop == "NS"], var.equal = FALSE)

## pop-CA
t.test(aratha_pinpis$pin_pis[aratha_pinpis$region == "DNABD" & aratha_pinpis$pop == "CA"], 
       aratha_pinpis$pin_pis[aratha_pinpis$region == "non-DNABD" & aratha_pinpis$pop == "CA"], var.equal = FALSE)
t.test(aratha_pinpis$pin_pis[aratha_pinpis$region == "DNABD" & aratha_pinpis$pop == "CA"], 
       aratha_pinpis$pin_pis[aratha_pinpis$region == "WGS" & aratha_pinpis$pop == "CA"], var.equal = FALSE)


## !! 3. D. melanogaster
dmel_pinpis = pin_pis_stats[pin_pis_stats$species == "D. melanogaster",]

## pop-ZAM
t.test(dmel_pinpis$pin_pis[dmel_pinpis$region == "DNABD" & dmel_pinpis$pop == "ZAM"], 
       dmel_pinpis$pin_pis[dmel_pinpis$region == "non-DNABD" & dmel_pinpis$pop == "ZAM"], var.equal = FALSE)
t.test(dmel_pinpis$pin_pis[dmel_pinpis$region == "DNABD" & dmel_pinpis$pop == "ZAM"], 
       dmel_pinpis$pin_pis[dmel_pinpis$region == "WGS" & dmel_pinpis$pop == "ZAM"], var.equal = FALSE)

## pop-SWE
t.test(dmel_pinpis$pin_pis[dmel_pinpis$region == "DNABD" & dmel_pinpis$pop == "SWE"], 
       dmel_pinpis$pin_pis[dmel_pinpis$region == "non-DNABD" & dmel_pinpis$pop == "SWE"], var.equal = FALSE)
t.test(dmel_pinpis$pin_pis[dmel_pinpis$region == "DNABD" & dmel_pinpis$pop == "SWE"], 
       dmel_pinpis$pin_pis[dmel_pinpis$region == "WGS" & dmel_pinpis$pop == "SWE"], var.equal = FALSE)


##### KnKs significance tests

## !! 1. H. sapiens
t.test(kn_ks_stats$kn_ks[kn_ks_stats$region == "DNABD" & kn_ks_stats$species == "H. sapiens"],
       kn_ks_stats$kn_ks[kn_ks_stats$region == "non-DNABD" & kn_ks_stats$species == "H. sapiens"], var.equal = FALSE)
t.test(kn_ks_stats$kn_ks[kn_ks_stats$region == "DNABD" & kn_ks_stats$species == "H. sapiens"],
       kn_ks_stats$kn_ks[kn_ks_stats$region == "WGS" & kn_ks_stats$species == "H. sapiens"], var.equal = FALSE)


## !! 2. A. thaliana
t.test(kn_ks_stats$kn_ks[kn_ks_stats$region == "DNABD" & kn_ks_stats$species == "A. thaliana"],
       kn_ks_stats$kn_ks[kn_ks_stats$region == "non-DNABD" & kn_ks_stats$species == "A. thaliana"], var.equal = FALSE)
t.test(kn_ks_stats$kn_ks[kn_ks_stats$region == "DNABD" & kn_ks_stats$species == "A. thaliana"],
       kn_ks_stats$kn_ks[kn_ks_stats$region == "WGS" & kn_ks_stats$species == "A. thaliana"], var.equal = FALSE)

## !! 3. D. melanogaster
t.test(kn_ks_stats$kn_ks[kn_ks_stats$region == "DNABD" & kn_ks_stats$species == "D. melanogaster"],
       kn_ks_stats$kn_ks[kn_ks_stats$region == "non-DNABD" & kn_ks_stats$species == "D. melanogaster"], var.equal = FALSE)
t.test(kn_ks_stats$kn_ks[kn_ks_stats$region == "DNABD" & kn_ks_stats$species == "D. melanogaster"],
       kn_ks_stats$kn_ks[kn_ks_stats$region == "WGS" & kn_ks_stats$species == "D. melanogaster"], var.equal = FALSE)

###### Section 4 - Plotting only the means and CI around pin_pis and Kn_Ks estimates ######

#### first for pin_pis
#the imported bootstrapping values would first need to be converted into a comptaible format - i.e extracting only means and CI
#for this we will use tidyverse
#the function used to calculate CI is mean_cl_normal --> comes from Hmisc
pin_pis_CI = pin_pis_stats %>% group_by(region, pop, species) %>% summarise(ci = list(mean_cl_normal(pin_pis) %>% rename(mean = y, LI = ymin, UI = ymax))) %>% unnest
 
#preparing to plot
hsap = ggplot(data = pin_pis_CI[pin_pis_CI$species == "H. sapiens",], aes(x = pop, y = mean, col = region, fill = region, ymin = LI, ymax = UI)) +
  geom_errorbar(width = 0.8, show.legend = TRUE, position = position_dodge(width = 0.6)) + geom_point(size = 2, alpha = 0.6, position = position_dodge(width = 0.6))+
  ggtitle(expression(~italic("H. sapiens"))) + scale_y_continuous(breaks = seq(0,0.4,by=0.05), limits = c(0,0.4))+
  xlab("Population") + ylab(bquote(~"\u03C0"[n]~"/"~"\u03C0"[s]))+ scale_colour_manual("Regions", values = c("DNABD" = "#1a1aff", "non-DNABD" = "#ffaa00", "WGS" = "#00cc66"))+
  scale_fill_manual("Regions", values = c("DNABD" = "#1a1aff", "non-DNABD" = "#ffaa00", "WGS" = "#00cc66"))+
  theme_bw()+theme(plot.title = element_text(hjust = 0.5), text = element_text(family = "times", size = 12))

aratha = ggplot(data = pin_pis_CI[pin_pis_CI$species == "A. thaliana",], aes(x = pop, y = mean, col = region, fill = region, ymin = LI, ymax = UI)) +
  geom_errorbar(width = 0.8, show.legend = TRUE, position = position_dodge(width = 0.6)) + geom_point(size = 2, alpha = 0.6, position = position_dodge(width = 0.6))+
  ggtitle(expression(~italic("A. thaliana"))) + scale_y_continuous(breaks = seq(0,0.4,by=0.05), limits = c(0,0.4))+
  xlab("Population") + ylab(bquote(~"\u03C0"[n]~"/"~"\u03C0"[s]))+ scale_colour_manual("Regions", values = c("DNABD" = "#1a1aff", "non-DNABD" = "#ffaa00", "WGS" = "#00cc66"))+
  scale_fill_manual("Regions", values = c("DNABD" = "#1a1aff", "non-DNABD" = "#ffaa00", "WGS" = "#00cc66"))+
  theme_bw()+theme(plot.title = element_text(hjust = 0.5), text = element_text(family = "times", size = 12))

dmel = ggplot(data = pin_pis_CI[pin_pis_CI$species == "D. melanogaster",], aes(x = pop, y = mean, col = region, fill = region, ymin = LI, ymax = UI)) +
  geom_errorbar(width = 0.8, show.legend = TRUE, position = position_dodge(width = 0.6)) + geom_point(size = 2, alpha = 0.6, position = position_dodge(width = 0.6))+
  ggtitle(expression(~italic("D. melanogaster"))) + scale_y_continuous(breaks = seq(0,0.4,by=0.05), limits = c(0,0.4))+
  xlab("Population") + ylab(bquote(~"\u03C0"[n]~"/"~"\u03C0"[s]))+ scale_colour_manual("Regions", values = c("DNABD" = "#1a1aff", "non-DNABD" = "#ffaa00", "WGS" = "#00cc66"))+
  scale_fill_manual("Regions", values = c("DNABD" = "#1a1aff", "non-DNABD" = "#ffaa00", "WGS" = "#00cc66"))+
  theme_bw()+theme(plot.title = element_text(hjust = 0.5), text = element_text(family = "times", size = 12))


#arranging the plots and saving
ggarrange(hsap, aratha, dmel, nrow = 1, common.legend = TRUE, legend = "bottom")
ggsave(filename = "bootstrap_pinpis_allspecies_onlyCI.png", device = "png", dpi = 300, width = 8, height = 8) 
